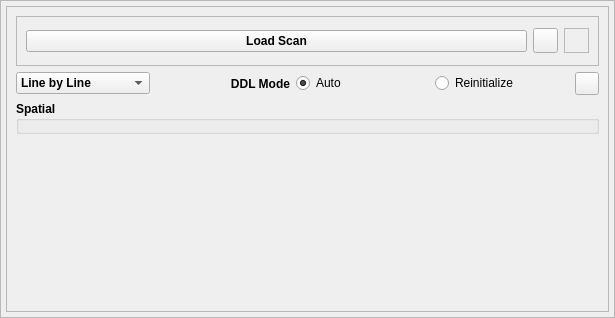
<?xml version="1.0" encoding="UTF-8"?>
<ui version="4.0">
 <class>Frame</class>
 <widget class="QFrame" name="Frame">
  <property name="geometry">
   <rect>
    <x>0</x>
    <y>0</y>
    <width>615</width>
    <height>318</height>
   </rect>
  </property>
  <property name="windowTitle">
   <string>Frame</string>
  </property>
  <property name="frameShape">
   <enum>QFrame::StyledPanel</enum>
  </property>
  <property name="frameShadow">
   <enum>QFrame::Raised</enum>
  </property>
  <layout class="QHBoxLayout" name="horizontalLayout">
   <property name="spacing">
    <number>5</number>
   </property>
   <property name="margin">
    <number>5</number>
   </property>
   <item>
    <widget class="QFrame" name="frame">
     <property name="maximumSize">
      <size>
       <width>650</width>
       <height>16777215</height>
      </size>
     </property>
     <property name="frameShape">
      <enum>QFrame::StyledPanel</enum>
     </property>
     <property name="frameShadow">
      <enum>QFrame::Raised</enum>
     </property>
     <layout class="QVBoxLayout" name="verticalLayout_2">
      <item>
       <widget class="QFrame" name="loadscan_frame">
        <property name="minimumSize">
         <size>
          <width>0</width>
          <height>50</height>
         </size>
        </property>
        <property name="frameShape">
         <enum>QFrame::StyledPanel</enum>
        </property>
        <property name="frameShadow">
         <enum>QFrame::Sunken</enum>
        </property>
        <layout class="QHBoxLayout" name="horizontalLayout_3">
         <item>
          <widget class="QPushButton" name="loadScanBtn">
           <property name="font">
            <font>
             <weight>75</weight>
             <bold>true</bold>
            </font>
           </property>
           <property name="text">
            <string>Load Scan</string>
           </property>
          </widget>
         </item>
         <item>
          <widget class="QToolButton" name="helpBtn">
           <property name="minimumSize">
            <size>
             <width>25</width>
             <height>25</height>
            </size>
           </property>
           <property name="maximumSize">
            <size>
             <width>25</width>
             <height>25</height>
            </size>
           </property>
           <property name="text">
            <string/>
           </property>
           <property name="icon">
            <iconset>
             <normaloff>../../../icons/helplite.png</normaloff>../../../icons/helplite.png</iconset>
           </property>
           <property name="iconSize">
            <size>
             <width>50</width>
             <height>50</height>
            </size>
           </property>
          </widget>
         </item>
         <item>
          <widget class="QLabel" name="rtclkpic">
           <property name="maximumSize">
            <size>
             <width>25</width>
             <height>25</height>
            </size>
           </property>
           <property name="autoFillBackground">
            <bool>true</bool>
           </property>
           <property name="frameShape">
            <enum>QFrame::StyledPanel</enum>
           </property>
           <property name="text">
            <string/>
           </property>
           <property name="pixmap">
            <pixmap>../../../icons/icons8-mouse-right-click-50.png</pixmap>
           </property>
           <property name="scaledContents">
            <bool>true</bool>
           </property>
           <property name="alignment">
            <set>Qt::AlignRight|Qt::AlignTrailing|Qt::AlignVCenter</set>
           </property>
          </widget>
         </item>
        </layout>
       </widget>
      </item>
      <item>
       <layout class="QHBoxLayout" name="horizontalLayout_4">
        <item>
         <widget class="QComboBox" name="scanTypeSelComboBox">
          <property name="enabled">
           <bool>true</bool>
          </property>
          <property name="font">
           <font>
            <weight>75</weight>
            <bold>true</bold>
           </font>
          </property>
          <property name="layoutDirection">
           <enum>Qt::LeftToRight</enum>
          </property>
          <property name="currentIndex">
           <number>1</number>
          </property>
          <property name="maxVisibleItems">
           <number>2</number>
          </property>
          <item>
           <property name="text">
            <string>Point by Point</string>
           </property>
          </item>
          <item>
           <property name="text">
            <string>Line by Line</string>
           </property>
          </item>
         </widget>
        </item>
        <item>
         <widget class="QLabel" name="label">
          <property name="font">
           <font>
            <weight>75</weight>
            <bold>true</bold>
           </font>
          </property>
          <property name="text">
           <string>DDL Mode</string>
          </property>
          <property name="alignment">
           <set>Qt::AlignRight|Qt::AlignTrailing|Qt::AlignVCenter</set>
          </property>
         </widget>
        </item>
        <item>
         <widget class="QRadioButton" name="autoDDLRadBtn">
          <property name="enabled">
           <bool>true</bool>
          </property>
          <property name="text">
           <string>Auto</string>
          </property>
          <property name="checked">
           <bool>true</bool>
          </property>
         </widget>
        </item>
        <item>
         <widget class="QRadioButton" name="reinitDDLRadBtn">
          <property name="enabled">
           <bool>true</bool>
          </property>
          <property name="text">
           <string>Reinitialize</string>
          </property>
          <property name="checked">
           <bool>false</bool>
          </property>
         </widget>
        </item>
        <item>
         <widget class="QToolButton" name="hdwAccelDetailsBtn">
          <property name="text">
           <string/>
          </property>
          <property name="icon">
           <iconset>
            <normaloff>../../../icons/1318611600_23.ico</normaloff>../../../icons/1318611600_23.ico</iconset>
          </property>
         </widget>
        </item>
       </layout>
      </item>
      <item>
       <widget class="QGroupBox" name="evGrpBox">
        <property name="maximumSize">
         <size>
          <width>16777215</width>
          <height>16777215</height>
         </size>
        </property>
        <property name="font">
         <font>
          <weight>75</weight>
          <bold>true</bold>
         </font>
        </property>
        <property name="title">
         <string>Spatial</string>
        </property>
        <layout class="QVBoxLayout" name="verticalLayout">
         <property name="spacing">
          <number>5</number>
         </property>
         <property name="leftMargin">
          <number>5</number>
         </property>
         <property name="topMargin">
          <number>5</number>
         </property>
         <property name="rightMargin">
          <number>2</number>
         </property>
         <property name="bottomMargin">
          <number>5</number>
         </property>
         <item>
          <layout class="QHBoxLayout" name="horizontalLayout_2"/>
         </item>
        </layout>
       </widget>
      </item>
      <item>
       <spacer name="verticalSpacer">
        <property name="orientation">
         <enum>Qt::Vertical</enum>
        </property>
        <property name="sizeHint" stdset="0">
         <size>
          <width>20</width>
          <height>40</height>
         </size>
        </property>
       </spacer>
      </item>
     </layout>
    </widget>
   </item>
  </layout>
 </widget>
 <resources/>
 <connections/>
</ui>
